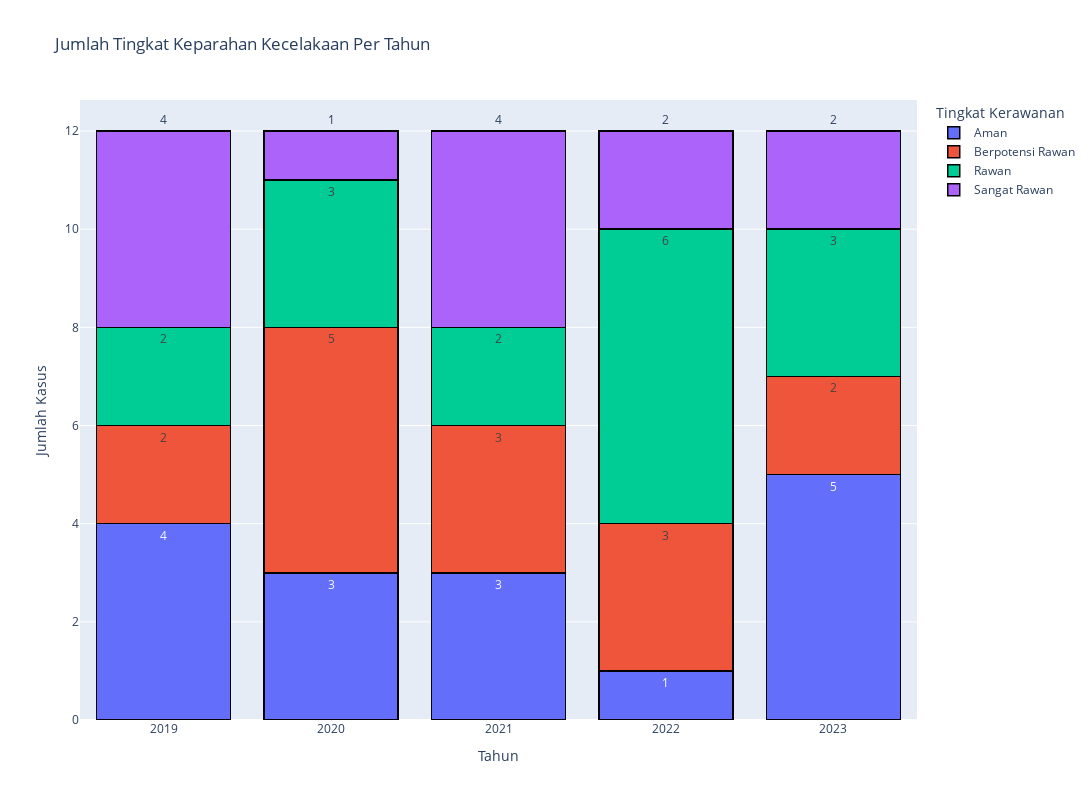

Notebook code for this chart:
### Code cell
import pandas as pd
import numpy as np
import plotly.express as px
from sklearn.cluster import KMeans
from sklearn.preprocessing import StandardScaler

# Memuat data
file_path = 'Data_Kecelakaan_Padang_Lawas_Utara.xlsx'
df = pd.read_excel(file_path)

# Pilih fitur yang relevan untuk clustering
features = ["Jumlah Kecelakaan", "Jumlah Meninggal", "Jumlah Luka Berat", "Jumlah Luka Ringan"]
X = df[features]

# Normalisasi data
scaler = StandardScaler()
X_scaled = scaler.fit_transform(X)

# Tentukan jumlah klaster
k = 4  # untuk Aman, Berpotensi Rawan, Rawan, Sangat Rawan

# Terapkan K-Means clustering
kmeans = KMeans(n_clusters=k, random_state=42)
kmeans.fit(X_scaled)
df['Cluster'] = kmeans.labels_

# Map the clusters to the risk levels
cluster_map = {
    0: "Aman",
    1: "Berpotensi Rawan",
    2: "Rawan",
    3: "Sangat Rawan"
}
df['Tingkat Kerawanan'] = df['Cluster'].map(cluster_map)

# Group by year and severity level
severity_by_year = df.groupby(['Tahun', 'Tingkat Kerawanan']).size().unstack(fill_value=0).reset_index()

# Melt the DataFrame to long format for Plotly
severity_melted = pd.melt(severity_by_year, id_vars=['Tahun'], value_vars=cluster_map.values(), 
                          var_name='Tingkat Kerawanan', value_name='Jumlah Kasus')

# Visualisasi dengan Plotly
fig = px.bar(severity_melted, x='Tahun', y='Jumlah Kasus', color='Tingkat Kerawanan',
             title='Jumlah Tingkat Keparahan Kecelakaan Per Tahun',
             labels={'Jumlah Kasus': 'Jumlah Kasus'},
             height=800, 
             width=1200, 
             text='Jumlah Kasus',
             category_orders={'Tingkat Kerawanan': list(cluster_map.values())})

# Tambahkan label pada bar chart
fig.update_traces(texttemplate='%{text}', textposition='outside', 
                  marker=dict(line=dict(color='rgb(0,0,0)', width=1.5)))

# Update layout
fig.update_layout(xaxis_title='Tahun',
                  yaxis_title='Jumlah Kasus',
                  legend_title='Tingkat Kerawanan',
                  barmode='stack')

fig.show()

### Figure 1 — Plotly figure (JSON) as saved in the notebook; plotly's stock layout.template omitted (floating-point values rounded to 4 significant figures)
{"data": [{"alignmentgroup": "True", "hovertemplate": "Tingkat Kerawanan=Aman<br>Tahun=%{x}<br>Jumlah Kasus=%{text}<extra></extra>", "legendgroup": "Aman", "marker": {"color": "#636efa", "line": {"color": "rgb(0,0,0)", "width": 1.5}, "pattern": {"shape": ""}}, "name": "Aman", "offsetgroup": "Aman", "orientation": "v", "showlegend": true, "text": [4, 3, 3, 1, 5], "textposition": "outside", "texttemplate": "%{text}", "type": "bar", "x": [2019, 2020, 2021, 2022, 2023], "xaxis": "x", "y": [4, 3, 3, 1, 5], "yaxis": "y"}, {"alignmentgroup": "True", "hovertemplate": "Tingkat Kerawanan=Berpotensi Rawan<br>Tahun=%{x}<br>Jumlah Kasus=%{text}<extra></extra>", "legendgroup": "Berpotensi Rawan", "marker": {"color": "#EF553B", "line": {"color": "rgb(0,0,0)", "width": 1.5}, "pattern": {"shape": ""}}, "name": "Berpotensi Rawan", "offsetgroup": "Berpotensi Rawan", "orientation": "v", "showlegend": true, "text": [2, 5, 3, 3, 2], "textposition": "outside", "texttemplate": "%{text}", "type": "bar", "x": [2019, 2020, 2021, 2022, 2023], "xaxis": "x", "y": [2, 5, 3, 3, 2], "yaxis": "y"}, {"alignmentgroup": "True", "hovertemplate": "Tingkat Kerawanan=Rawan<br>Tahun=%{x}<br>Jumlah Kasus=%{text}<extra></extra>", "legendgroup": "Rawan", "marker": {"color": "#00cc96", "line": {"color": "rgb(0,0,0)", "width": 1.5}, "pattern": {"shape": ""}}, "name": "Rawan", "offsetgroup": "Rawan", "orientation": "v", "showlegend": true, "text": [2, 3, 2, 6, 3], "textposition": "outside", "texttemplate": "%{text}", "type": "bar", "x": [2019, 2020, 2021, 2022, 2023], "xaxis": "x", "y": [2, 3, 2, 6, 3], "yaxis": "y"}, {"alignmentgroup": "True", "hovertemplate": "Tingkat Kerawanan=Sangat Rawan<br>Tahun=%{x}<br>Jumlah Kasus=%{text}<extra></extra>", "legendgroup": "Sangat Rawan", "marker": {"color": "#ab63fa", "line": {"color": "rgb(0,0,0)", "width": 1.5}, "pattern": {"shape": ""}}, "name": "Sangat Rawan", "offsetgroup": "Sangat Rawan", "orientation": "v", "showlegend": true, "text": [4, 1, 4, 2, 2], "textposition": "outside", "texttemplate": "%{text}", "type": "bar", "x": [2019, 2020, 2021, 2022, 2023], "xaxis": "x", "y": [4, 1, 4, 2, 2], "yaxis": "y"}], "layout": {"barmode": "stack", "height": 800, "legend": {"title": {"text": "Tingkat Kerawanan"}, "tracegroupgap": 0}, "title": {"text": "Jumlah Tingkat Keparahan Kecelakaan Per Tahun"}, "width": 1200, "xaxis": {"anchor": "y", "domain": [0, 1], "title": {"text": "Tahun"}}, "yaxis": {"anchor": "x", "domain": [0, 1], "title": {"text": "Jumlah Kasus"}}}}
